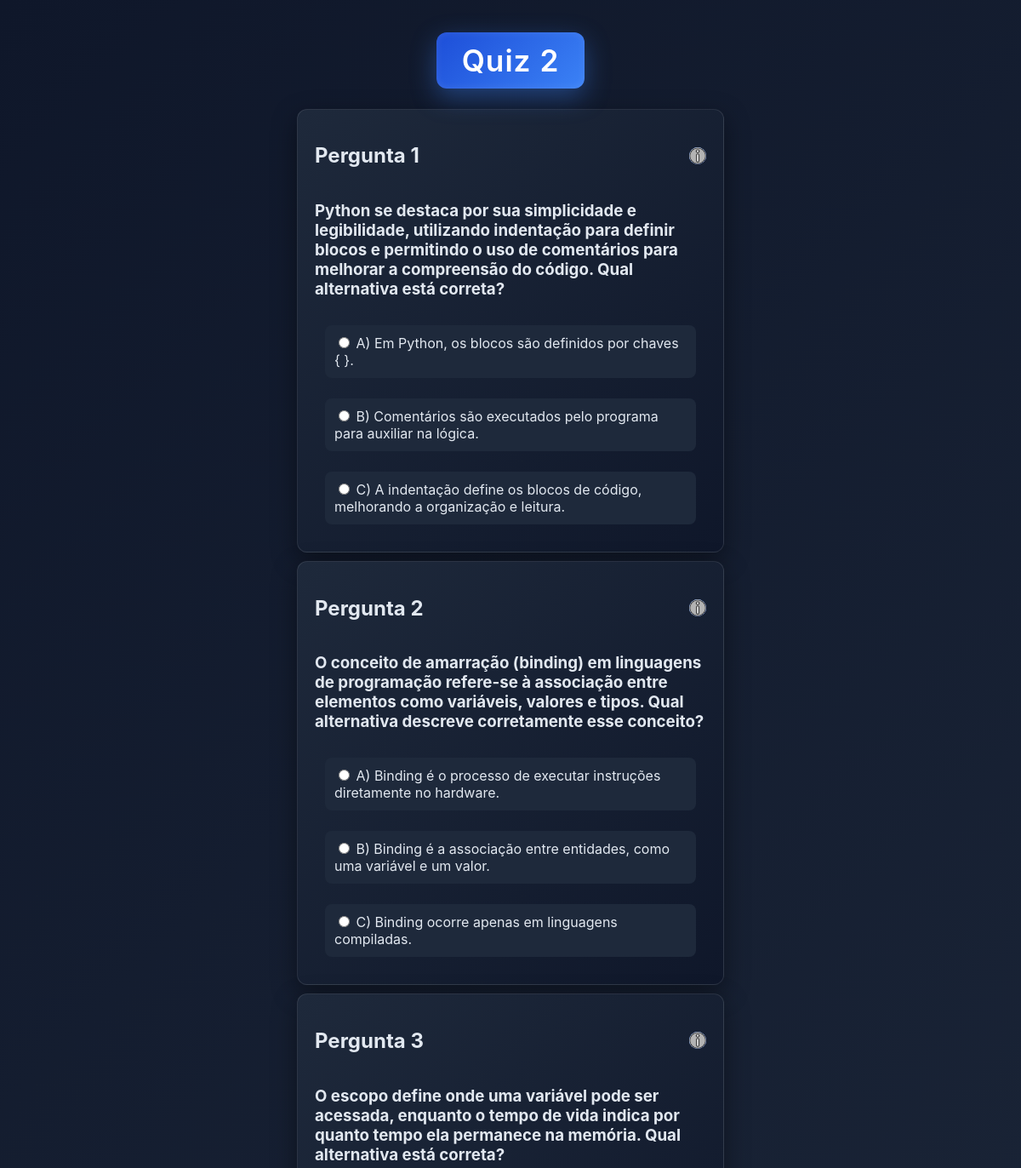
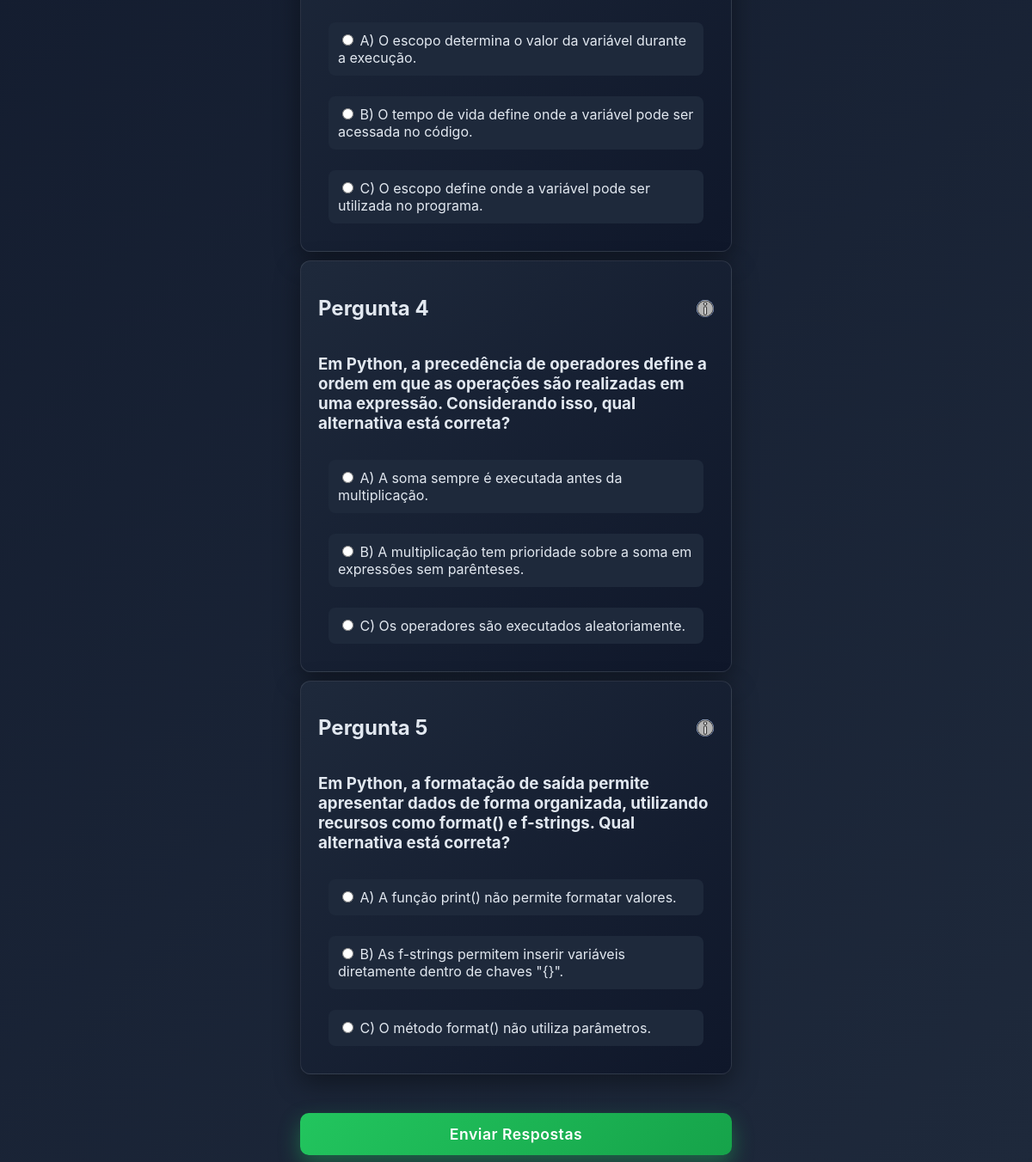
The page /quiz_2 on the database its author committed (2 pictures, top to bottom).
### tables this page shows
CREATE TABLE pergunta (
    id INTEGER PRIMARY KEY AUTOINCREMENT,
    quiz_id INTEGER NOT NULL,
    texto TEXT NOT NULL,
    enunciado TEXT NOT NULL,
    conclusao TEXT NOT NULL, tema TEXT, ordem INTEGER,
                   
    FOREIGN KEY (quiz_id) REFERENCES quizzes(id)
    );

CREATE TABLE alternativas (
    id INTEGER PRIMARY KEY AUTOINCREMENT,
    pergunta_id INTEGER NOT NULL,
    texto TEXT NOT NULL,
    correta BOOLEAN NOT NULL,
                 
    FOREIGN KEY (pergunta_id) REFERENCES pergunta(id)
    );

### app.py (the view, shortened to what this page needs)
@app.route('/quiz_<int:quiz_id>', methods=['GET', 'POST'])
def questoes(quiz_id):
    user_id = session.get('user_id')
    if request.method == 'GET':
        m.delete_respostas_quiz(user_id, quiz_id)
    perguntas = m.get_perguntas(quiz_id)
    quizzes = m.get_quizzes()
    alternativas = [m.get_alternativas(pergunta['id']) for pergunta in perguntas]
    return render_template(
        'questoes.html',
        quiz_id=quiz_id,
        quizzes=quizzes,
        perguntas=perguntas,
        alternativas=alternativas
    )

### database.py (called while the page is built)
def create_connection():
    conn = sqlite3.connect('database.db')
    conn.row_factory = sqlite3.Row
    return conn

def execute(query, params=()):
    conn = create_connection()
    cursor = conn.cursor()
    cursor.execute(query, params)
    resultado = cursor.fetchall()
    conn.commit()
    conn.close()
    return resultado

### modules.py (called while the page is built)
def get_quizzes():
    conn = create_connection()
    quizzes = conn.execute('SELECT * FROM quizzes').fetchall()
    conn.close()
    return quizzes

def get_perguntas(quiz_id):
    conn = create_connection()
    perguntas = conn.execute('SELECT * FROM pergunta WHERE quiz_id = ?', (quiz_id,)).fetchall()
    conn.close()
    return perguntas

def get_alternativas(pergunta_id):
    conn = create_connection()
    alternativas = conn.execute('SELECT * FROM alternativas WHERE pergunta_id = ?', (pergunta_id,)).fetchall()
    conn.close()
    return alternativas

def delete_respostas_quiz(user_id, quiz_id):
    query = """
    SELECT a.id
    FROM alternativas a
    JOIN pergunta p ON a.pergunta_id = p.id
    WHERE p.quiz_id = ?
    """
    alternativas = db.execute(query, (quiz_id,))
    for alt in alternativas:
        db.execute(
            "DELETE FROM resposta WHERE user_id = ? AND alternativas_id = ?",
            (user_id, alt["id"])
        )

### templates/questoes.html (shortened to what this page needs)
<!doctype html>
<html lang="en">
  <head>
    <link
      rel="stylesheet"
      href="{{ url_for('static', filename='questoes.css') }}"
    />
  </head>
  <body>
    <h1 class="title">Quiz {{ quiz_id }}</h1>
    <form action="/quiz_{{ quiz_id }}" method="POST">
      <div class="questao">
        {% for pergunta in perguntas %}
        <div class="pergunta_box">
          <div class="pergunta">
            <h2>Pergunta {{ loop.index }}</h2>
            <div class="info">
              <img
                src="{{ url_for('static', filename='images.png') }}"
                class="img"
              />
            </div>
          </div>
          <h3>{{ pergunta.texto }}</h3>
          {% for alternativa in alternativas[loop.index0] %}
          <div class="alternativa">
            <label>
              <input
                type="radio"
                name="pergunta_{{ pergunta.id }}"
                value="{{ alternativa.id }}"
                required
              >
              {{ alternativa.texto }}
            </label>
          </div>
          {% endfor %}
        </div>
        {% endfor %}
      </div>
      <button type="submit" class="submit-btn">
        Enviar Respostas
      </button>
    </form>
  </body>
</html>

### static/questoes.css (style rules this page uses)
* { user-select: none; font-family: 'Inter', sans-serif; }
body { background: linear-gradient(135deg, #0f172a, #1e293b); color: #e2e8f0; display: flex; flex-direction: column; align-items: center; }
.title { margin-top: 30px; text-align: center; font-size: 2.2rem; font-weight: 600; letter-spacing: 1px; display: inline-block; padding: 12px 30px; border-radius: 12px; background: linear-gradient(135deg, #1d4ed8, #3b82f6); color: white; box-shadow: 0 10px 30px rgba(59, 130, 246, 0.4), inset 0 0 10px rgba(255,255,255,0.1); position: relative; }
.questao { display: flex; flex-direction: column; align-items: center; margin-bottom: 25px; gap: 10px; }
.pergunta_box { background: linear-gradient(135deg, #1e293b, #0f172a); width: 460px; padding: 20px; border-radius: 12px; border: 1px solid rgba(255,255,255,0.1); box-shadow: 0 10px 30px rgba(0,0,0,0.4); transition: 0.3s; }
.pergunta { display: flex; justify-content: space-between; align-items: center; margin-bottom: 10px; font-weight: 600; }
.alternativa { display: flex; flex-direction: column; gap: 8px; padding: 12px; }
.alternativa label { background-color: #1e293b; padding: 10px; border-radius: 8px; border: 1px solid transparent; cursor: pointer; transition: 0.2s; }
button.submit-btn { width: 100%; margin-top: 20px; padding: 14px; font-size: 1.1rem; font-weight: 600; letter-spacing: 0.5px; border: none; border-radius: 10px; color: white; cursor: pointer; background: linear-gradient(135deg, #22c55e, #16a34a); box-shadow: 0 10px 25px rgba(34, 197, 94, 0.4); transition: all 0.25s ease; }
.info { position: relative; cursor: pointer; }
.img { background: linear-gradient(135deg, #3b82f6, #1d4ed8); width: 20px; height: 20px; border-radius: 50%; display: flex; align-items: center; justify-content: center; font-size: 12px; color: white; }

### rows shown on the page
pergunta: texto "Python se destaca por sua simplicidade e legibilidade, utilizando indentação para definir blocos e permitindo o uso de comentários para melhorar a compreensão do código. Qual alternativa está correta?"
alternativas: texto "A) Em Python, os blocos são definidos por chaves { }."
alternativas: texto "B) Comentários são executados pelo programa para auxiliar na lógica."
alternativas: texto "C) A indentação define os blocos de código, melhorando a organização e leitura."
pergunta: texto "O conceito de amarração (binding) em linguagens de programação refere-se à associação entre elementos como variáveis, valores e tipos. Qual alternativa descreve corretamente esse conceito?"
alternativas: texto "A) Binding é o processo de executar instruções diretamente no hardware."
alternativas: texto "B) Binding é a associação entre entidades, como uma variável e um valor."
alternativas: texto "C) Binding ocorre apenas em linguagens compiladas."
pergunta: texto "O escopo define onde uma variável pode ser acessada, enquanto o tempo de vida indica por quanto tempo ela permanece na memória. Qual alternativa está correta?"
alternativas: texto "A) O escopo determina o valor da variável durante a execução."
alternativas: texto "B) O tempo de vida define onde a variável pode ser acessada no código."
alternativas: texto "C) O escopo define onde a variável pode ser utilizada no programa."
pergunta: texto "Em Python, a precedência de operadores define a ordem em que as operações são realizadas em uma expressão. Considerando isso, qual alternativa está correta?"
alternativas: texto "A) A soma sempre é executada antes da multiplicação."
alternativas: texto "B) A multiplicação tem prioridade sobre a soma em expressões sem parênteses."
alternativas: texto "C) Os operadores são executados aleatoriamente."
pergunta: texto "Em Python, a formatação de saída permite apresentar dados de forma organizada, utilizando recursos como format() e f-strings. Qual alternativa está correta?"
alternativas: texto "A) A função print() não permite formatar valores."
alternativas: texto "B) As f-strings permitem inserir variáveis diretamente dentro de chaves \"{}\"."
alternativas: texto "C) O método format() não utiliza parâmetros."

### other values the page prints
{{ quiz_id }} "2"
